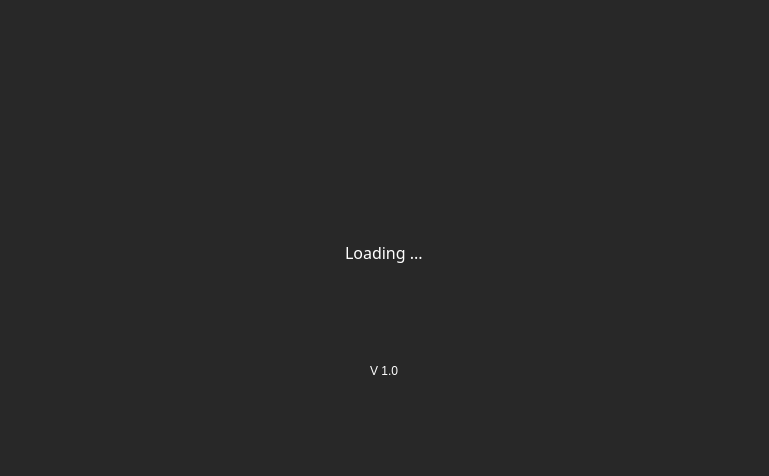
<?xml version="1.0" encoding="UTF-8"?>
<ui version="4.0">
 <class>Form</class>
 <widget class="QWidget" name="Form">
  <property name="geometry">
   <rect>
    <x>0</x>
    <y>0</y>
    <width>769</width>
    <height>476</height>
   </rect>
  </property>
  <property name="sizePolicy">
   <sizepolicy hsizetype="Expanding" vsizetype="Minimum">
    <horstretch>0</horstretch>
    <verstretch>0</verstretch>
   </sizepolicy>
  </property>
  <property name="windowTitle">
   <string>Form</string>
  </property>
  <property name="styleSheet">
   <string notr="true">background-color: rgb(40, 40, 40);</string>
  </property>
  <layout class="QVBoxLayout" name="verticalLayout">
   <item>
    <spacer name="verticalSpacer_3">
     <property name="orientation">
      <enum>Qt::Vertical</enum>
     </property>
     <property name="sizeHint" stdset="0">
      <size>
       <width>20</width>
       <height>40</height>
      </size>
     </property>
    </spacer>
   </item>
   <item alignment="Qt::AlignHCenter">
    <widget class="QLabel" name="Logo">
     <property name="sizePolicy">
      <sizepolicy hsizetype="Fixed" vsizetype="Fixed">
       <horstretch>0</horstretch>
       <verstretch>0</verstretch>
      </sizepolicy>
     </property>
     <property name="minimumSize">
      <size>
       <width>400</width>
       <height>60</height>
      </size>
     </property>
     <property name="maximumSize">
      <size>
       <width>400</width>
       <height>60</height>
      </size>
     </property>
     <property name="text">
      <string/>
     </property>
     <property name="pixmap">
      <pixmap resource="../resources/resource.qrc">:/Logos &amp; Branding/img/Logos/addiwise_logo_white.png</pixmap>
     </property>
     <property name="scaledContents">
      <bool>true</bool>
     </property>
    </widget>
   </item>
   <item>
    <spacer name="verticalSpacer_2">
     <property name="orientation">
      <enum>Qt::Vertical</enum>
     </property>
     <property name="sizeHint" stdset="0">
      <size>
       <width>20</width>
       <height>40</height>
      </size>
     </property>
    </spacer>
   </item>
   <item alignment="Qt::AlignHCenter">
    <widget class="QLabel" name="loading">
     <property name="enabled">
      <bool>true</bool>
     </property>
     <property name="font">
      <font>
       <family>Gotham Medium</family>
       <pointsize>12</pointsize>
      </font>
     </property>
     <property name="contextMenuPolicy">
      <enum>Qt::NoContextMenu</enum>
     </property>
     <property name="styleSheet">
      <string notr="true">color: rgb(255, 255, 255);
</string>
     </property>
     <property name="text">
      <string>Loading ...</string>
     </property>
     <property name="scaledContents">
      <bool>true</bool>
     </property>
     <property name="wordWrap">
      <bool>false</bool>
     </property>
    </widget>
   </item>
   <item alignment="Qt::AlignHCenter">
    <widget class="QProgressBar" name="loadingProgressBar">
     <property name="minimumSize">
      <size>
       <width>400</width>
       <height>0</height>
      </size>
     </property>
     <property name="maximumSize">
      <size>
       <width>450</width>
       <height>16777215</height>
      </size>
     </property>
     <property name="font">
      <font>
       <family>Gotham</family>
       <pointsize>16</pointsize>
       <weight>50</weight>
       <italic>false</italic>
       <bold>false</bold>
       <stylestrategy>PreferAntialias</stylestrategy>
       <kerning>true</kerning>
      </font>
     </property>
     <property name="styleSheet">
      <string notr="true">QProgressBar {
    border: none;
    border-radius: 12px;
    background-color: qlineargradient(
        x1:0, y1:0, x2:0, y2:1,
        stop:0 #3a3a3a,
        stop:1 #505050
    );
    text-align: center;
}


QProgressBar::chunk {
    border-radius: 12px;
    background: qlineargradient(
        x1:0, y1:0, x2:0, y2:1,
        stop:0 #52ff56,
        stop:0.3 #2ee937,
        stop:0.6 #1ec12d,
        stop:1 #179226
    );
    margin: 1px;
}
</string>
     </property>
     <property name="maximum">
      <number>100</number>
     </property>
     <property name="value">
      <number>60</number>
     </property>
     <property name="alignment">
      <set>Qt::AlignCenter</set>
     </property>
     <property name="textVisible">
      <bool>false</bool>
     </property>
     <property name="orientation">
      <enum>Qt::Horizontal</enum>
     </property>
     <property name="format">
      <string>%p%</string>
     </property>
    </widget>
   </item>
   <item>
    <widget class="QFrame" name="frame_2">
     <property name="maximumSize">
      <size>
       <width>1200</width>
       <height>40</height>
      </size>
     </property>
     <property name="styleSheet">
      <string notr="true">QFrame {
    border: none;
    background-color: transparent; /* or your gradient */
    border-radius: 25px;
    /* your gradient/background here */
}</string>
     </property>
     <property name="frameShape">
      <enum>QFrame::StyledPanel</enum>
     </property>
     <property name="frameShadow">
      <enum>QFrame::Raised</enum>
     </property>
     <layout class="QHBoxLayout" name="horizontalLayout">
      <item>
       <spacer name="horizontalSpacer_2">
        <property name="orientation">
         <enum>Qt::Horizontal</enum>
        </property>
        <property name="sizeHint" stdset="0">
         <size>
          <width>40</width>
          <height>20</height>
         </size>
        </property>
       </spacer>
      </item>
      <item>
       <widget class="QLabel" name="controlCenterLogo">
        <property name="minimumSize">
         <size>
          <width>0</width>
          <height>20</height>
         </size>
        </property>
        <property name="maximumSize">
         <size>
          <width>400</width>
          <height>20</height>
         </size>
        </property>
        <property name="font">
         <font>
          <family>Gotham Medium</family>
          <pointsize>12</pointsize>
         </font>
        </property>
        <property name="contextMenuPolicy">
         <enum>Qt::NoContextMenu</enum>
        </property>
        <property name="styleSheet">
         <string notr="true">color: rgb(255, 255, 255);
background-color: rgba(255, 255, 255, 0);</string>
        </property>
        <property name="text">
         <string/>
        </property>
        <property name="pixmap">
         <pixmap resource="../resources/resource.qrc">:/Logos &amp; Branding/img/Logos/control_center_logo_text.png</pixmap>
        </property>
        <property name="scaledContents">
         <bool>true</bool>
        </property>
        <property name="wordWrap">
         <bool>false</bool>
        </property>
       </widget>
      </item>
      <item>
       <spacer name="horizontalSpacer">
        <property name="orientation">
         <enum>Qt::Horizontal</enum>
        </property>
        <property name="sizeHint" stdset="0">
         <size>
          <width>60</width>
          <height>20</height>
         </size>
        </property>
       </spacer>
      </item>
     </layout>
    </widget>
   </item>
   <item alignment="Qt::AlignHCenter">
    <widget class="QLabel" name="controlCenterVersionLabel">
     <property name="minimumSize">
      <size>
       <width>25</width>
       <height>25</height>
      </size>
     </property>
     <property name="maximumSize">
      <size>
       <width>50</width>
       <height>50</height>
      </size>
     </property>
     <property name="font">
      <font>
       <family>MS Shell Dlg 2</family>
       <pointsize>9</pointsize>
      </font>
     </property>
     <property name="contextMenuPolicy">
      <enum>Qt::NoContextMenu</enum>
     </property>
     <property name="styleSheet">
      <string notr="true">color: rgb(255, 255, 255);
background-color: rgba(255, 255, 255, 0);</string>
     </property>
     <property name="text">
      <string>V 1.0</string>
     </property>
     <property name="scaledContents">
      <bool>true</bool>
     </property>
     <property name="wordWrap">
      <bool>false</bool>
     </property>
    </widget>
   </item>
   <item>
    <spacer name="verticalSpacer_4">
     <property name="orientation">
      <enum>Qt::Vertical</enum>
     </property>
     <property name="sizeHint" stdset="0">
      <size>
       <width>20</width>
       <height>40</height>
      </size>
     </property>
    </spacer>
   </item>
  </layout>
 </widget>
 <resources>
  <include location="../resources/resource.qrc"/>
 </resources>
 <connections/>
</ui>
